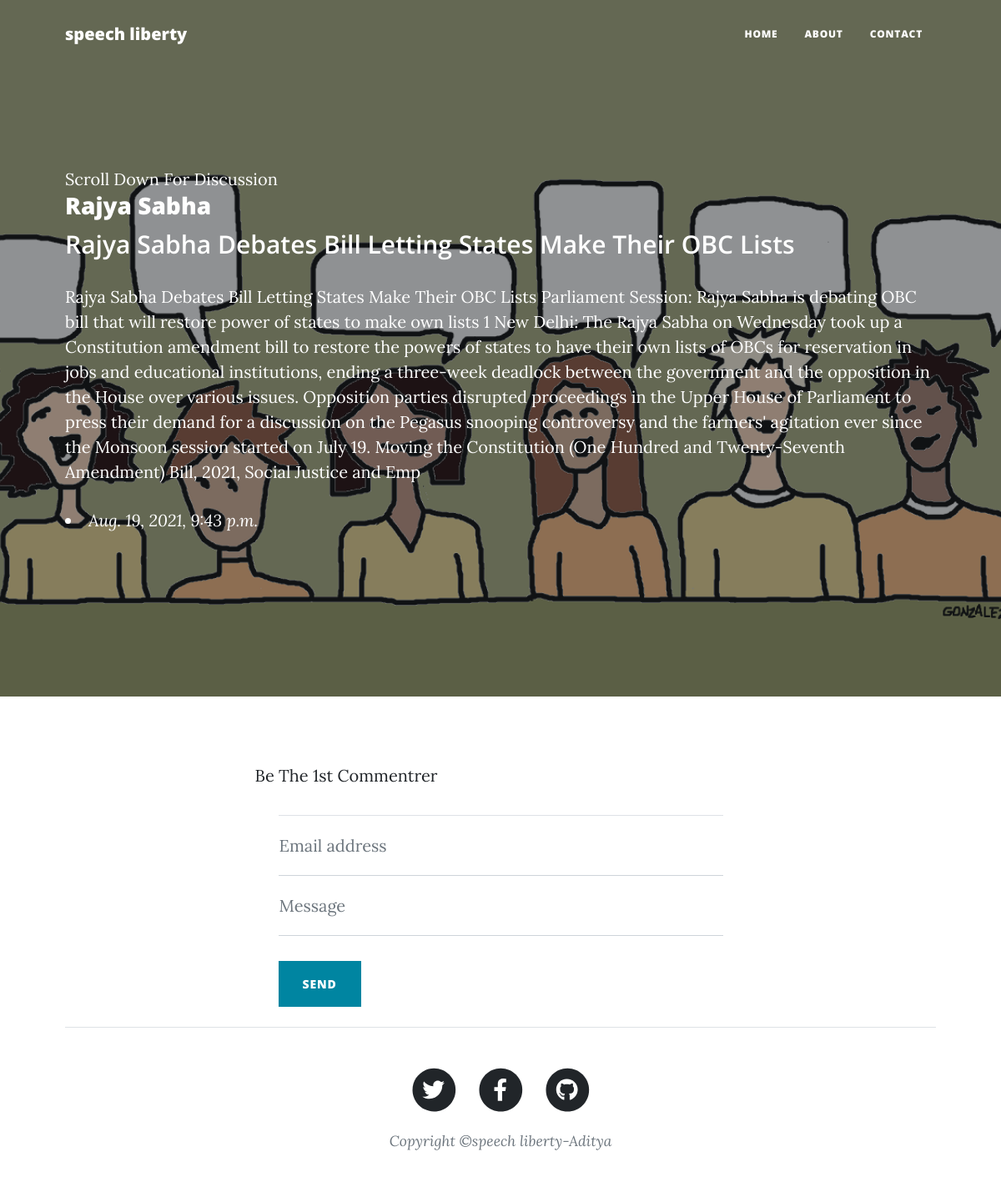
/Discussion?q=9, run on the app's committed database.
### BlogAdmin/models.py (models this page shows, shortened)
class BlogMaster(models.Model):
    Topic = models.CharField(max_length=50, unique=True)
    Category = models.CharField(max_length=50,choices=Category_CHOICES, default='Social-Media' )
    Intro = models.CharField(max_length=100, )
    Description = models.CharField(max_length=800,)
    Varified = models.BooleanField(default=False)
    createdate=models.DateTimeField(auto_now_add=True)

### Users/views.py (the view, shortened to what this page needs)
# urls.py: path('Discussion',Discussion.as_view(), name='Discussion'),
class Discussion(View):
  def get(self,request):
      data =  BlogMaster.objects.filter(pk=request.GET["q"])
      data2 = CommentMaster.objects.filter(Blogid=request.GET["q"])
      return render(request,"Users/Discussion.html",{'res':data, 'result':data2})

### Users/templates/Users/Discussion.html (shortened to what this page needs)
{% extends 'Users/master.html' %}
{% block maincontent %}
<header class="masthead" style="background-image:url('/static/assets/img/post-bg.jpg')">
            <div class="container position-relative px-4 px-lg-5">
                <div class="row gx-4 gx-lg-5 justify-content-center">
                    <div class="col-md-12 col-lg-8 col-xl-12 text-dark ">
                     {% for object in res %}
                        <div class="post-heading">
                               Scroll Down For Discussion
                            <h3>{{ object.Topic }}</h3>
                            <h4 class="subheading">{{ object.Intro}}</h4>
                            <p>{{ object.Description }}</p>
                            <span class="meta">
                                <li>{{ object.createdate}}</li>
                        {%endfor%}
                            </span>
                        </div>
                    </div>
                </div>
            </div>
        </header>
<div class="container px-4 px-lg-5">
            <div class="row gx-4 gx-lg-5 justify-content-center">
                <div class="col-md-10 col-lg-8 col-xl-7">
                                {% if result %}
                            {%  for data in result %}
                    <div class="post-preview">
                            <h6 class="post-title">Email =  {{data.Emailid}} </h6>
                            <h6 class="post-subtitle">{{data.Comments}}</h6>
                        </a>
                        <p class="post-meta">
                           {{ data.Createdate}}
                        </p>
                    </div>
                    <hr class="my-4" />
                       {% endfor %}
                        {% else %}
                          <p>Be The 1st Commentrer</p>
                             {% endif %}
                </div>
            </div>
        <article class="mb-4">
            <div class="container px-4 px-lg-5">
                <div class="row gx-4 gx-lg-5 justify-content-center">
                    <div class="col-md-10 col-lg-8 col-xl-7 ">
                        <form id="contactForm" data-sb-form-api-token="API_TOKEN" action="" method="post">
                                <div class="form-floating  border-top">
                                    <input class="form-control" id="email" type="email" name="txtEmail" placeholder="Enter your email..." data-sb-validations="required,email" required/>
                                    <label for="email">Email address</label>
                                </div>
                                <div class="form-floating">
                                    <input class="form-control" id="phone" type="text" name="Comments" placeholder="Enter your Message..." data-sb-validations="required" required/>
                                    <label for="phone">Message</label>
                                </div>
                               <br>
                                <button class="btn btn-primary text-uppercase " id="submitButton" type="submit">Send</button>
                            </form>
                    </div>
                </div>
            </div>
        </article>
{% endblock %}

### data on the page
BlogMaster: Topic "Rajya Sabha", Intro "Rajya Sabha Debates Bill Letting States Make Their OBC Lists", Description "Rajya Sabha Debates Bill Letting States Make Their OBC Lists Parliament Session: Rajya Sabha is debating OBC bill that will restore power of states to make own lists 1 New Delhi: The Rajya Sabha on Wednesday took up a Constitution amendment bill to restore the powers of states to have their own lists of OBCs for reservation in jobs and educational institutions, ending a three-week deadlock between the government and the opposition in the House over various issues. Opposition parties disrupted proceedings in the Upper House of Parliament to press their demand for a discussion on the Pegasus snooping controversy and the farmers' agitation ever since the Monsoon session started on July 19.…", createdate "Aug. 19, 2021, 9:43 p.m."
